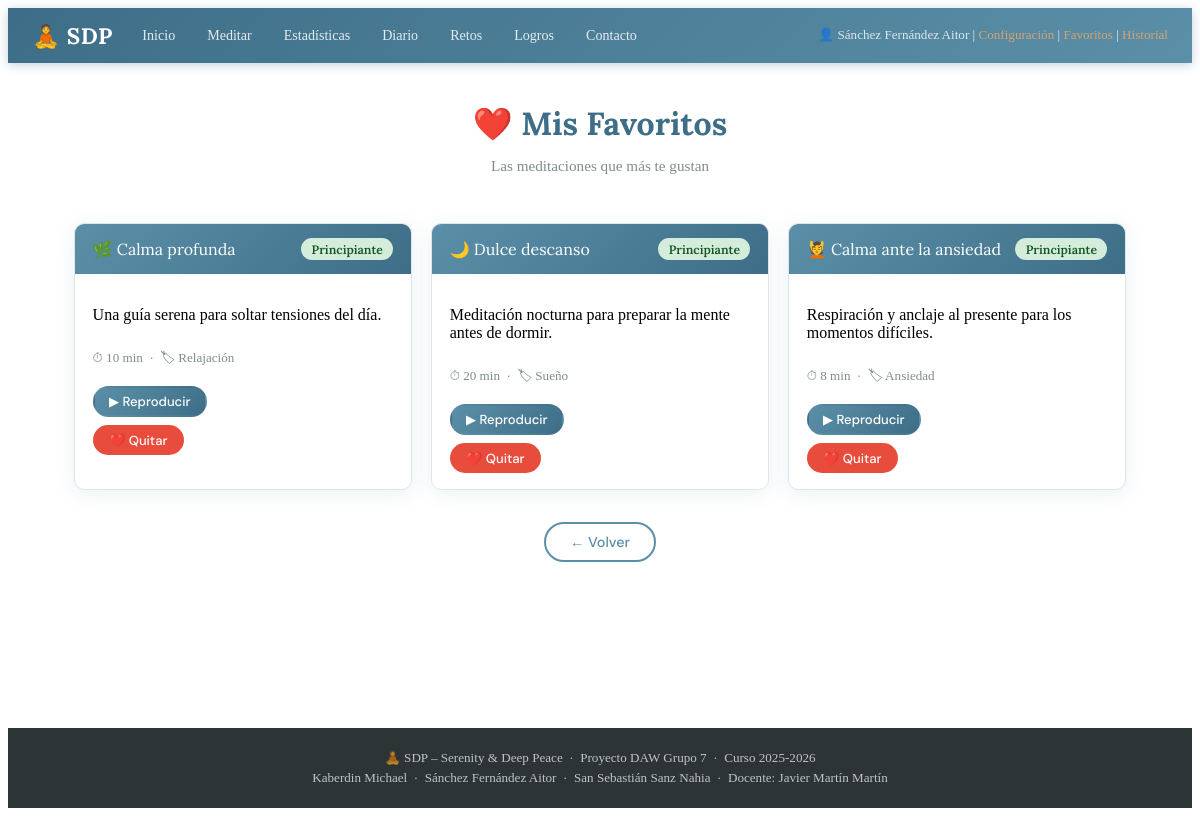
/controller/MeditacionController.php?action=verFavoritos (signed in), run on the app's committed database.
### tables this page shows
CREATE TABLE IF NOT EXISTS favoritos (
    id_usuario    INT NOT NULL,
    id_meditacion INT NOT NULL,
    fecha_guardado DATETIME NOT NULL DEFAULT CURRENT_TIMESTAMP,
    PRIMARY KEY (id_usuario, id_meditacion),
    FOREIGN KEY (id_usuario)   REFERENCES usuarios(id_usuario) ON DELETE CASCADE,
    FOREIGN KEY (id_meditacion) REFERENCES meditaciones(id_meditacion) ON DELETE CASCADE
);

CREATE TABLE IF NOT EXISTS meditaciones (
    id_meditacion INT AUTO_INCREMENT PRIMARY KEY,
    titulo        VARCHAR(150) NOT NULL,
    descripcion   TEXT,
    id_categoria  INT,
    nivel         ENUM('principiante','intermedio','avanzado') NOT NULL DEFAULT 'principiante',
    duracion_min  TINYINT UNSIGNED NOT NULL DEFAULT 10,
    icono         VARCHAR(10) DEFAULT '🧘',
    archivo_audio VARCHAR(200),
    instrucciones TEXT,
    FOREIGN KEY (id_categoria) REFERENCES categorias(id_categoria) ON DELETE SET NULL
);

CREATE TABLE IF NOT EXISTS categorias (
    id_categoria INT AUTO_INCREMENT PRIMARY KEY,
    nombre       VARCHAR(80) NOT NULL UNIQUE,
    descripcion  TEXT,
    icono        VARCHAR(10) DEFAULT '🏷️'
);

### dao/SDPBD.php (called while the page is built, shortened)
<?php
class SDPBD {
    private static $conexion = null;
    private static function conexionBD() {
        $config = parse_ini_file(__DIR__ . "/../config/conf.ini");
        if (self::$conexion === null) {
            self::$conexion = new mysqli(
                $config['server'],
                $config['user'],
                $config['pasw'],
                $config['bd']
            );
        }
        self::$conexion->set_charset("utf8mb4");
        return self::$conexion;
    }
    public static function preparar($conexion, $consulta, ...$parametros) {
        $preparacion = $conexion->prepare($consulta);
        if ($parametros) {
            $tipos = "";
            foreach ($parametros as $parametro) {
                $tipos .= is_int($parametro) ? "i" : "s";
            }
            $preparacion->bind_param($tipos, ...$parametros);
        }
        return $preparacion;
    }
    public static function consultaLectura($consulta, ...$parametros) {
        $conexion    = self::conexionBD();
        $preparacion = self::preparar($conexion, $consulta, ...$parametros);
        $preparacion->execute();
        $resultado = $preparacion->get_result();
        if ($resultado->num_rows > 0) {
            return $resultado->fetch_all(MYSQLI_ASSOC);
        }
        return null;
    }
}
?>

### dao/MeditacionDAO.php (called while the page is built, shortened)
<?php
require_once(__DIR__ . '/../dao/SDPBD.php');
require_once(__DIR__ . '/../model/MeditacionModel.php');
class MeditacionDAO {
    private static function filaAModelo($fila) {
        $m = new MeditacionModel();
        $m->setIdMeditacion($fila['id_meditacion']);
        $m->setTitulo($fila['titulo']);
        $m->setDescripcion($fila['descripcion'] ?? null);
        $m->setIdCategoria($fila['id_categoria']);
        $m->setNombreCategoria($fila['nombre_categoria'] ?? null);
        $m->setNivel($fila['nivel']);
        $m->setDuracionMin($fila['duracion_min']);
        $m->setIcono($fila['icono'] ?? '🧘');
        $m->setArchivoAudio($fila['archivo_audio'] ?? null);
        $m->setInstrucciones($fila['instrucciones'] ?? null);
        return $m;
    }
    public static function listarFavoritos($id_usuario) {
        $consulta  = "SELECT m.*, c.nombre AS nombre_categoria, f.fecha_guardado
                      FROM favoritos f
                      JOIN meditaciones m ON f.id_meditacion = m.id_meditacion
                      LEFT JOIN categorias c ON m.id_categoria = c.id_categoria
                      WHERE f.id_usuario = ?
                      ORDER BY f.fecha_guardado DESC";
        $resultado = SDPBD::consultaLectura($consulta, $id_usuario);
        $lista = [];
        if ($resultado) {
            foreach ($resultado as $fila) {
                $obj = self::filaAModelo($fila);
                $lista[] = $obj;
            }
        }
        return $lista;
    }
}
?>

### model/MeditacionModel.php (called while the page is built, shortened)
<?php
class MeditacionModel {
    private $titulo;
    private $descripcion;
    private $nombre_categoria;
    private $nivel;
    private $duracion_min;
    private $icono;
    public function getTitulo()            { return $this->titulo; }
    public function setTitulo($v)          { $this->titulo = $v; }
    public function getDescripcion()       { return $this->descripcion; }
    public function setDescripcion($v)     { $this->descripcion = $v; }
    public function getNombreCategoria()   { return $this->nombre_categoria; }
    public function setNombreCategoria($v) { $this->nombre_categoria = $v; }
    public function getNivel()             { return $this->nivel; }
    public function setNivel($v)           { $this->nivel = $v; }
    public function getDuracionMin()       { return $this->duracion_min; }
    public function setDuracionMin($v)     { $this->duracion_min = $v; }
    public function getIcono()             { return $this->icono; }
    public function setIcono($v)           { $this->icono = $v; }
}
?>

### view/favoritosView.php (the view, shortened to what this page needs)
<?php include __DIR__ . '/../view/statics/cabeceraView.php'; ?>
<main>
    <h1>❤️ Mis Favoritos</h1>
    <p class="subtitulo">Las meditaciones que más te gustan</p>
    <?php if (empty($favoritos)): ?>
        <p class="texto-vacio">Aún no has guardado ninguna meditación como favorita. Usa el botón 🤍 en las meditaciones guiadas.</p>
    <?php else: ?>
    <div class="tarjetas-grid">
        <?php foreach ($favoritos as $med): ?>
        <div class="tarjeta-med">
            <div class="tarjeta-cabecera">
                <span><?php echo htmlspecialchars($med->getIcono() . ' ' . $med->getTitulo()); ?></span>
                <span class="nivel nivel-<?php echo $med->getNivel(); ?>"><?php echo ucfirst($med->getNivel()); ?></span>
            </div>
            <div class="tarjeta-cuerpo">
                <p><?php echo htmlspecialchars($med->getDescripcion() ?? ''); ?></p>
                <p class="tarjeta-meta">⏱ <?php echo $med->getDuracionMin(); ?> min &nbsp;·&nbsp; 🏷 <?php echo htmlspecialchars($med->getNombreCategoria() ?? '-'); ?></p>
                <div class="tarjeta-acciones">
                    <button type="button" class="botones botones-primario btn-sm"
                            onclick="alert('🎧 Reproduciendo: <?php echo addslashes($med->getTitulo()); ?>')">▶ Reproducir</button>
                    <form method="POST" action="../controller/MeditacionController.php" style="display:inline;">
                        <button type="submit" class="botones botones-peligro btn-sm">❤️ Quitar</button>
                    </form>
                </div>
            </div>
        </div>
        <?php endforeach; ?>
    </div>
    <?php endif; ?>
    <div class="dashboardActions">
        <button class="botones" onclick="history.back()">← Volver</button>
    </div>
</main>
<?php include __DIR__ . '/../view/statics/pieView.php'; ?>

### assets/css/styles.css (style rules this page uses)
:root { --primario: #5b8fa8; --primario-dk: #3e6e87; --secundario: #a8c5bc; --acento: #d4a373; --fondo: #f8f5f0; --fondo-card: #ffffff; --texto: #2d3436; --texto-muted: #7f8c8d; --borde: #dde8e5; --peligro: #e74c3c; --ok: #27ae60; --sombra: 0 4px 20px rgba(91, 143, 168, .12); --radio: 10px; }
*, *::before, *::after { box-sizing: border-box; }
h1, h2, h3, h4 { font-family: 'Lora', serif; color: var(--primario-dk); margin-top: 0; }
main { grid-area: main; padding: 2.5rem 1.5rem; display: flex; flex-direction: column; align-items: center; max-width: 1100px; margin: 0 auto; width: 100%; }
.subtitulo { color: var(--texto-muted); margin-top: -.5rem; margin-bottom: 1.5rem; font-size: .95rem; }
form { all: unset; width: 100%; display: flex; flex-direction: column; align-items: center; }
.botones { display: inline-block; padding: .55rem 1.5rem; background: var(--fondo-card); color: var(--primario); border: 2px solid var(--primario); border-radius: 25px; font-family: 'DM Sans', sans-serif; font-weight: 500; font-size: .9rem; cursor: pointer; margin-top: .5rem; text-decoration: none; transition: all .2s; }
.botones-primario { background: linear-gradient(135deg, var(--primario), var(--primario-dk)); color: #fff; border-color: transparent; }
.botones-peligro { background: var(--peligro); color: #fff; border-color: transparent; }
.btn-sm { padding: .3rem .9rem; font-size: .82rem; margin-top: 0; }
.dashboardActions { display: flex; flex-wrap: wrap; gap: .7rem; justify-content: center; margin-top: 1.5rem; width: 100%; }
.tarjetas-grid { display: grid; grid-template-columns: repeat(auto-fit, minmax(280px, 1fr)); gap: 1.2rem; width: 100%; margin-top: 1.5rem; }
.tarjeta-tipo, .tarjeta-med, .tarjeta-resp, .tarjeta-diario, .tarjeta-reto { background: var(--fondo-card); border: 1px solid var(--borde); border-radius: var(--radio); box-shadow: var(--sombra); overflow: hidden; transition: transform .25s, box-shadow .25s; }
.tarjeta-cabecera { background: linear-gradient(135deg, var(--primario), var(--primario-dk)); color: #fff; padding: .9rem 1.1rem; font-family: 'Lora', serif; font-size: 1rem; display: flex; justify-content: space-between; align-items: center; gap: .5rem; }
.tarjeta-cuerpo { padding: 1rem 1.1rem; display: flex; flex-direction: column; gap: .5rem; }
.tarjeta-meta { font-size: .82rem; color: var(--texto-muted); margin: 0; }
.tarjeta-acciones { display: flex; gap: .5rem; flex-wrap: wrap; margin-top: .5rem; }
.nivel { font-size: .76rem; font-weight: 600; padding: .2rem .65rem; border-radius: 20px; white-space: nowrap; }
.nivel-principiante { background: #d4edda; color: #155724; }

### data on the page
favoritos: id_meditacion.titulo "🌿 Calma profunda", id_meditacion.nivel "Principiante", id_meditacion.descripcion "Una guía serena para soltar tensiones del día.", id_meditacion.duracion_min "10", categorias.nombre "Relajación"
favoritos: id_meditacion.titulo "🌙 Dulce descanso", id_meditacion.nivel "Principiante", id_meditacion.descripcion "Meditación nocturna para preparar la mente antes de dormir.", id_meditacion.duracion_min "20", categorias.nombre "Sueño"
favoritos: id_meditacion.titulo "💆 Calma ante la ansiedad", id_meditacion.nivel "Principiante", id_meditacion.descripcion "Respiración y anclaje al presente para los momentos difíciles.", id_meditacion.duracion_min "8", categorias.nombre "Ansiedad"

### other printed values
$_SESSION['nombre_completo'] "Sánchez Fernández Aitor"
